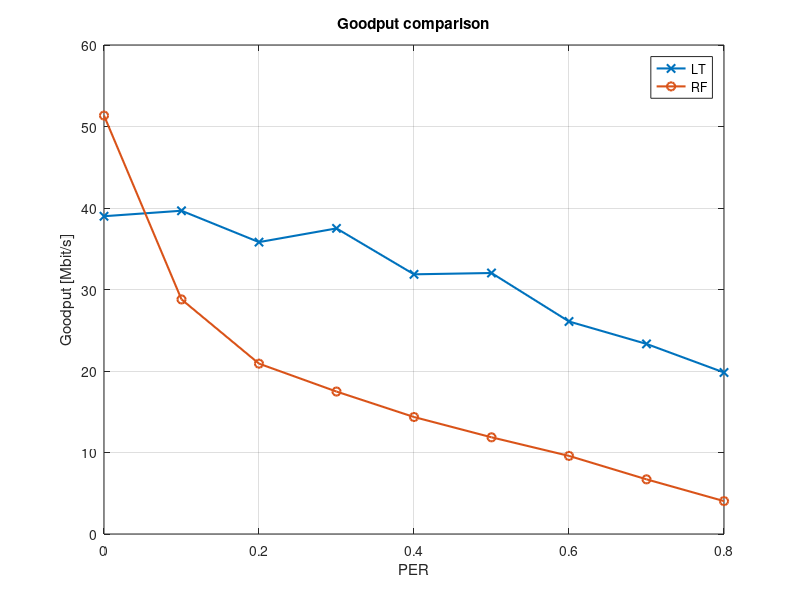
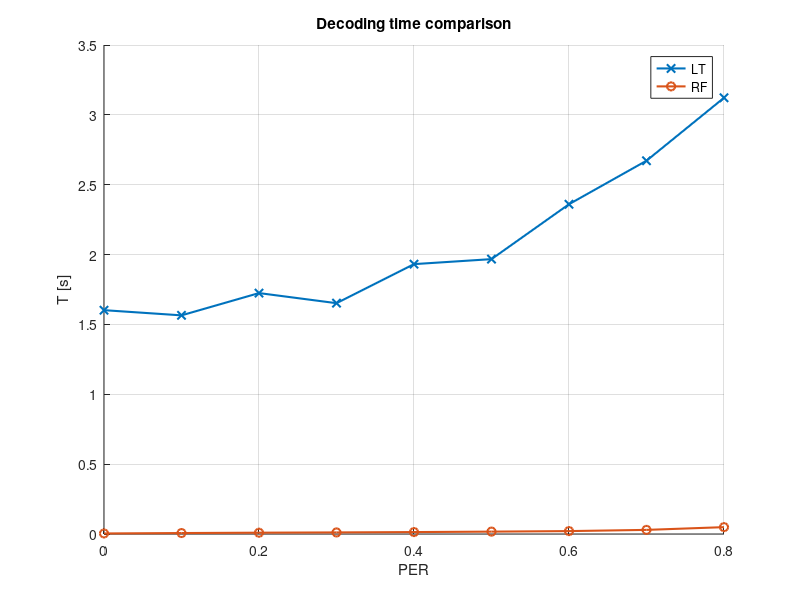
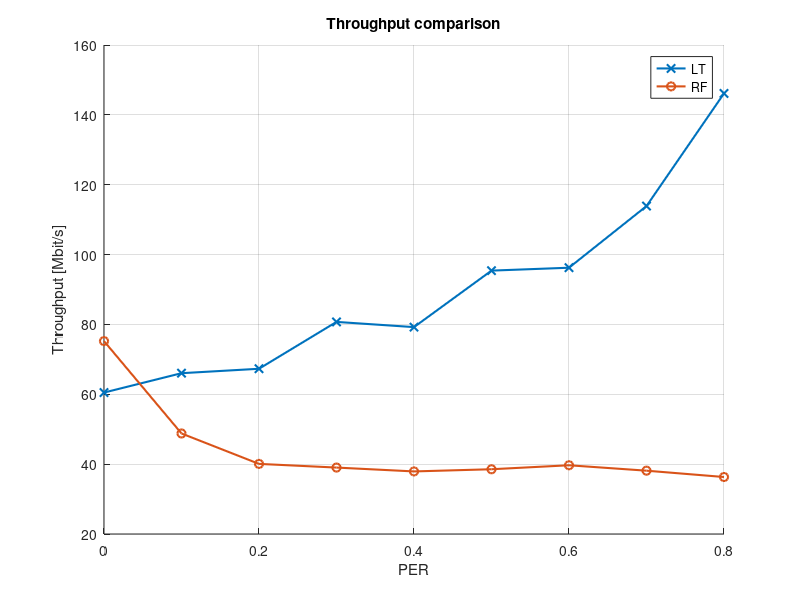
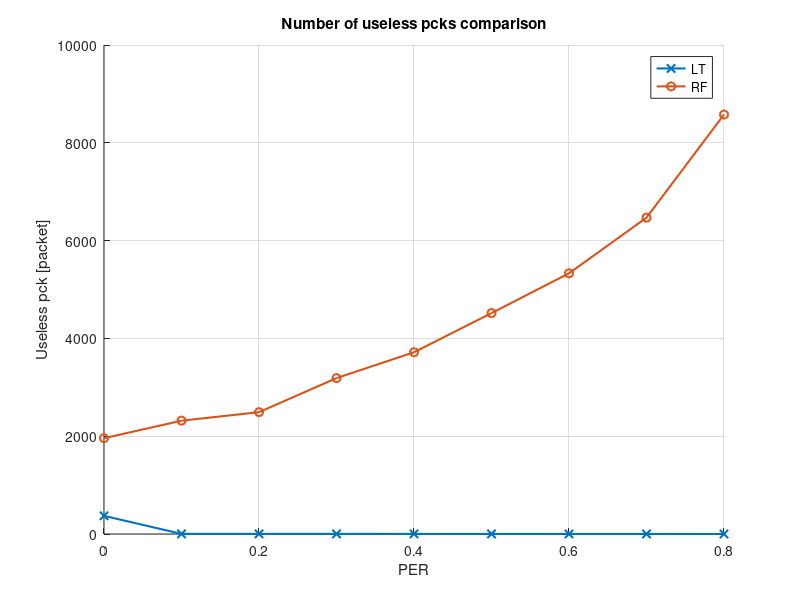

Write MATLAB code to recreate these figures, in order.
clear all;
close all hidden;
%% Random fountain RX
%%dectime	rxtime	totrxpck droppck	rxpck	uselesspck PER_est PER
data_RF_rx=importdata('./data/data_RF_rx.txt',' ');
PERs=[0 0.1 0.2 0.3 0.4 0.5 0.6 0.7 0.8];
for i=1:length(PERs)
    data_PER=[];
    data_PER=data_RF_rx(find(data_RF_rx(:,8)==PERs(i)),:);
    dectime_RF(i)=mean(data_PER(:,1));
    rxtime_RF(i)=mean(data_PER(:,2));
    totrxpck_RF(i)=mean(data_PER(:,3));
    droppck_RF(i)=mean(data_PER(:,4));
    rxpck_RF(i)=mean(data_PER(:,5));
    uselesspck_RF(i)=mean(data_PER(:,6));
    PER_estimate_RF(i)=mean(data_PER(:,7));
end

% figure();
% plot(PERs,droppck_RF);
% title('Number of packets dropped');
% hold all;
% grid on;
% figure();
% hold all;
% plot(PERs,rxtime_RF);
% title('Time to receive the file');
% grid on;
% figure();
% hold all;
% plot(PERs,dectime_RF);
% title('Time to decode the file');
% grid on;
% figure();
% hold all;
% plot(PERs,uselesspck_RF);
% title('Number of packets correctly received but useless');
% grid on;

%% Random fountain TX
%sent infile time goodput throughput	PER_estimate PER
data_RF_tx=importdata('./data/data_RF_tx.txt',' ');
PERs=[0 0.1 0.2 0.3 0.4 0.5 0.6 0.7 0.8];
for i=1:length(PERs)
    data_PER=[];
    data_PER=data_RF_tx(find(data_RF_tx(:,7)==PERs(i)),:);
    sent_RF(i)=mean(data_PER(:,1));
    time_RF(i)=mean(data_PER(:,3));
    goodput_RF(i)=mean(data_PER(:,4));
    throughput_RF(i)=mean(data_PER(:,5));
    PER_estimate_RF(i)=mean(data_PER(:,6));
end

% figure();
% plot(PERs,sent_RF);
% title('Number of packets sent');
% hold all;
% grid on;
% figure();
% hold all;
% plot(PERs,time_RF);
% title('Time to send all packets');
% grid on;
% figure();
% hold all;
% plot(PERs,throughput_RF);
% grid on;
% hold all;
% plot(PERs,goodput_RF);
% grid on;
% title('Throughput and goodput');
% legend('throughput','goodput')

%% LT RX
%%dectime	rxtime	totrxpck droppck	rxpck	uselesspck PER_estimate PER
data_LT_rx=importdata('./data/data_LT_rx.txt',' ');
PERs=[0 0.1 0.2 0.3 0.4 0.5 0.6 0.7 0.8];
for i=1:length(PERs)
    data_PER=[];
    data_PER=data_LT_rx(find(data_LT_rx(:,8)==PERs(i)),:);
    dectime_LT(i)=mean(data_PER(:,1));
    rxtime_LT(i)=mean(data_PER(:,2));
    totrxpck_LT(i)=mean(data_PER(:,3));
    droppck_LT(i)=mean(data_PER(:,4));
    rxpck_LT(i)=mean(data_PER(:,5));
    uselesspck_LT(i)=mean(data_PER(:,6));
    PER_estimate_LT(i)=mean(data_PER(:,7));
end

% figure();
% plot(PERs,droppck_LT);
% title('Number of packets dropped');
% hold all;
% grid on;
% figure();
% hold all;
% plot(PERs,rxtime_LT);
% title('Time to receive the file');
% grid on;
% figure();
% hold all;
% plot(PERs,dectime_LT);
% title('Time to decode the file');
% grid on;
% figure();
% hold all;
% plot(PERs,uselesspck_LT);
% title('Number of packets correctly received but useless');
% grid on;

%% LT TX
%sent infile time goodput throughput	PER_estimate PER
data_LT_tx=importdata('./data/data_LT_tx.txt',' ');
PERs=[0 0.1 0.2 0.3 0.4 0.5 0.6 0.7 0.8];
for i=1:length(PERs)
    data_PER=[];
    data_PER=data_LT_tx(find(data_LT_tx(:,7)==PERs(i)),:);
    sent_LT(i)=mean(data_PER(:,1));
    time_LT(i)=mean(data_PER(:,3));
    goodput_LT(i)=mean(data_PER(:,4));
    throughput_LT(i)=mean(data_PER(:,5));
    PER_estimate_LT(i)=mean(data_PER(:,6));
end

% figure();
% plot(PERs,sent_LT);
% title('Number of packets sent');
% hold all;
% grid on;
% figure();
% hold all;
% plot(PERs,time_LT);
% title('Time to send all packets');
% grid on;
% figure();
% hold all;
% plot(PERs,throughput_LT);
% grid on;
% hold all;
% plot(PERs,goodput_LT);
% grid on;
% title('Throughput and goodput');
% legend('throughput','goodput')

%% Comparison RF LT

linewidth = 1.5;

figure();
plot(PERs, goodput_LT, '-x', 'LineWidth', linewidth);
hold all;
plot(PERs, goodput_RF, '-o', 'LineWidth', linewidth);
grid on
title('Goodput comparison')
xlabel('PER')
ylabel('Goodput [Mbit/s]')
legend('LT','RF')

figure();
hold all;
plot(PERs,dectime_LT, '-x', 'LineWidth', linewidth);
plot(PERs,dectime_RF, '-o', 'LineWidth', linewidth);
grid on
title('Decoding time comparison')
xlabel('PER')
ylabel('T [s]')
legend('LT','RF')

figure();
hold all;
plot(PERs,throughput_LT, '-x', 'LineWidth', linewidth);
plot(PERs,throughput_RF, '-o', 'LineWidth', linewidth);
grid on
title('Throughput comparison')
xlabel('PER')
ylabel('Throughput [Mbit/s]')
legend('LT','RF')

figure();
hold all;
plot(PERs,uselesspck_LT, '-x', 'LineWidth', linewidth);
plot(PERs,uselesspck_RF, '-o', 'LineWidth', linewidth);
grid on
title('Number of useless pcks comparison')
xlabel('PER')
ylabel('Useless pck [packet]')
legend('LT','RF')

figure();
hold all;
plot(PERs,rxtime_LT, '-x', 'LineWidth', linewidth);
plot(PERs,rxtime_RF, '-o', 'LineWidth', linewidth);
grid on
title('Time to receive comparison')
xlabel('PER')
ylabel('T [s]')
legend('LT','RF')